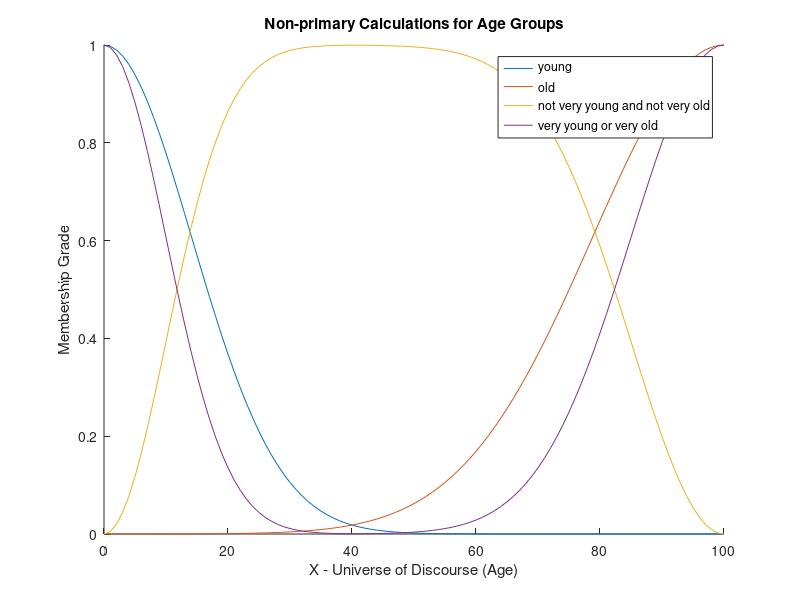

Here is the MATLAB script that generated this plot:
x = [0:1:100]; %age

uyoung = exp(-(x/20).^2);
uold = exp(-((x-100)/30).^2);

hold on
plot(x,uyoung)
plot(x,uold)

% not very young and not very old
a = min((1-(uyoung.^2)),(1-(uold.^2)));
plot(x,a)

% very young or very old
b = max((uyoung.^2),(uold.^2));
plot(x,b)

xlabel('X - Universe of Discourse (Age)');
ylabel('Membership Grade');
title('Non-primary Calculations for Age Groups');
legend('young', 'old', 'not very young and not very old', 'very young or very old')
